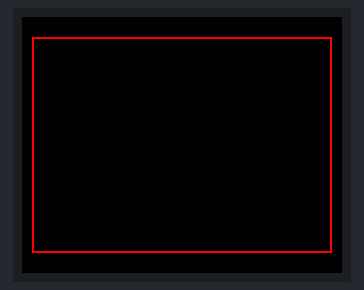
The sketch below on a simulated Arduino Uno, built with avr-gcc and run on an emulated ATmega328P. Parts: 160×128 colour display.

Above: at 0.1 s.
At 2.18 s:
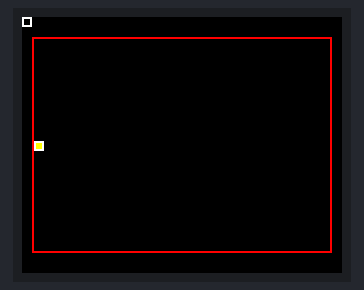
At 6.06 s:
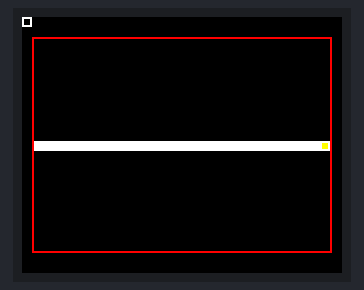
At 9.94 s:
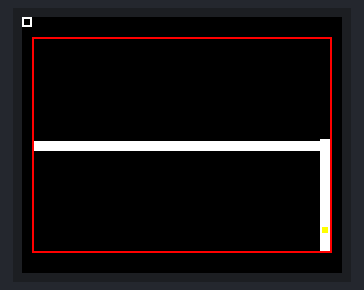
At 18.02 s:
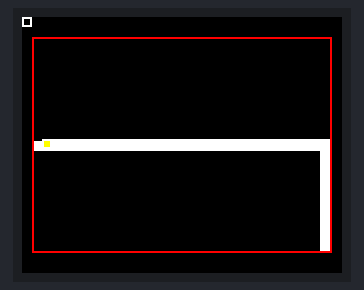
At 39.07 s:
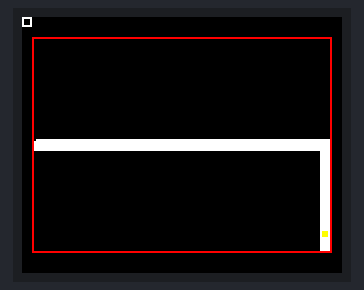

The sketch:

move01.ino
```cpp
/*
	moving square in a court
*/

#include <TFT.h>  // Arduino LCD library
#include <SPI.h>

// pin definition for the Uno
#define cs   10
#define dc   9
#define rst  8

// pin definition for the Leonardo
// #define cs   7
// #define dc   0
// #define rst  1

TFT TFTscreen = TFT(cs, dc, rst);

// ball direction parameters
int ballDirectionX = 1;
int ballDirectionY = 1;

// ball parameters
int initBallX=5,initBallY=62;
int ballX=initBallX, ballY=initBallY, oldBallX, oldBallY;
int ballW=5,ballH=5;

// court parameters
int courtX=5,courtY=10,courtW=150,courtH=108;
int courtTopLine=0,courtBottomLine=0,courtLeftLine=0,courtRightLine=0;

// ball move state
enum state_t {	s0,s1,s2,s3};
state_t state=s0;

void setup() {
	// initialize the display
	TFTscreen.begin();
	// black background
	TFTscreen.background(0, 0, 0);

	// draw court
	TFTscreen.drawRect(courtX, courtY, courtW,courtH,0xF800);

	// court limits
	courtTopLine=courtY;
	courtBottomLine=courtY+courtH;
	courtLeftLine=courtY;
	courtRightLine=courtX+courtW;

	delay(2000);

}

void loop() {
	TFTscreen.drawRect(5, 10, 150, 108,0xF800);
	moveBall();
	delay(25);
}

int count=0;
void moveBall(){
	//static int count=0;
	switch(state){
		case s0:
			ballX += ballDirectionX;
			//ballY += ballDirectionY;
			if(ballX > (courtRightLine-ballW)-2){
				state=s1;
			}
			break;
		case s1:
			ballY += ballDirectionY;
			if(ballY > (courtBottomLine-ballH)-2){
				state=s2;
			}
			break;
		case s2:
			ballY -= ballDirectionY;
			if(ballY < initBallY){
				count++;
				state=s1;
			}
			if(count > 2){
				count=0;
				state=s3;
			}
			break;
		case s3:
			ballX -= ballDirectionX;
			if(ballX < (courtLeftLine)-2){
				state=s0;
			}
			break;
	}

	// erase the ball's previous position
	TFTscreen.fill(0, 0, 0);

	if (oldBallX != ballX || oldBallY != ballY) {
		TFTscreen.rect(oldBallX, oldBallY, ballW, ballH);
	}

	// draw the ball's current position
	TFTscreen.fill(255, 255, 0);
	TFTscreen.rect(ballX, ballY, ballW, ballH);

	oldBallX = ballX;
	oldBallY = ballY;

}
```
